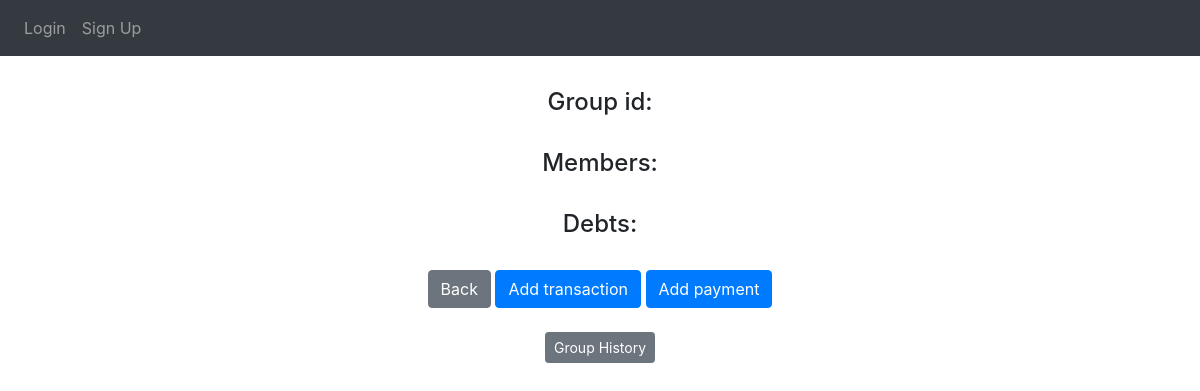
The app's page /mygroup?groupID=3, older data.
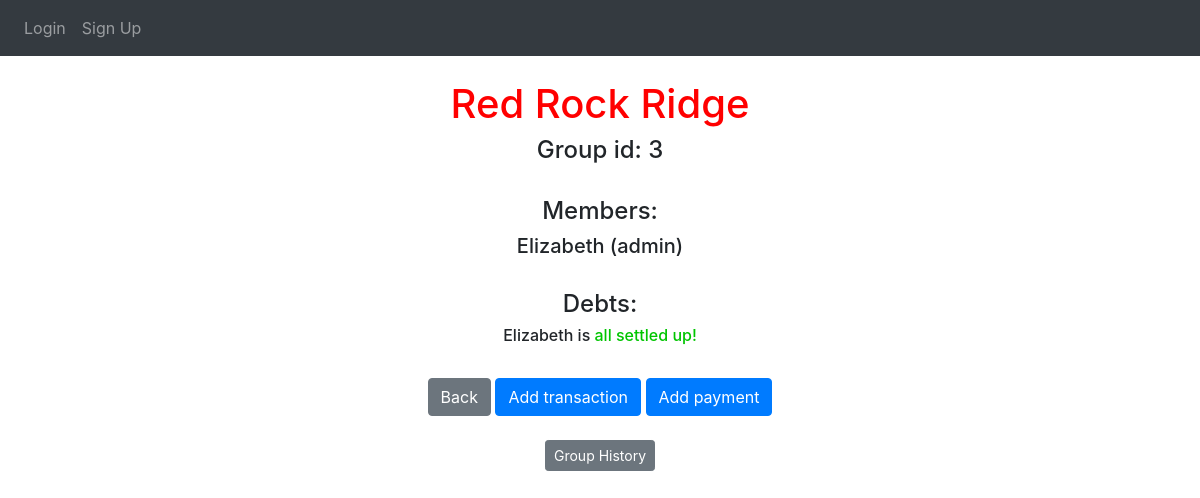
The same page, newer data.
### website/models.py (models this page shows, shortened)
class Group(db.Model):
    id = db.Column(db.Integer, primary_key=True)
    admin_id = db.Column(db.Integer)
    group_name = db.Column(db.String(30), nullable=False)
    date_created = db.Column(db.DateTime(timezone=True), default=func.now())
    transactions = db.relationship('Transaction')
    payments = db.relationship('Payment')
    def calculate_debts(self, member):
        total_paid = 0
        total_borrowed = 0
        for transaction in self.transactions:
            if transaction.payer_id == member.id:
                total_paid += transaction.amount
            total_borrowed += (transaction.amount / len(self.members))
        overall = total_paid - total_borrowed
        for payment in self.payments:
            if payment.payer_id == member.id:
                overall += payment.amount
            if payment.recipient_id == member.id:
                overall -= payment.amount
        overall = round(overall, 2)
        return_list = [overall]
        if overall == 0:
            return_list.append(0)
        elif overall < 0:
            return_list.append(-1)
        elif overall > 0:
            return_list.append(1)
        return_list[0] = "{:,.2f}".format(abs(overall))
        return return_list

class User(db.Model, UserMixin):
    id = db.Column(db.Integer, primary_key=True)
    username = db.Column(db.String(200), nullable=False)
    email = db.Column(db.String(150), unique=True)
    password = db.Column(db.String(150))
    date_created = db.Column(db.DateTime(timezone=True), default=func.now())
    groups = db.relationship('Group', secondary=group_member, backref="members")

### website/views.py (the view)
@views.route('mygroup', methods=["GET"])
def show_group():
    if request.method == "GET":
        group_id = request.args['groupID']
        group = Group.query.filter_by(id=group_id).first()
        return render_template("group.html", user=current_user, group=group)

### website/templates/group.html (shortened to what this page needs)
{% extends "base.html" %} {% block title %}Home{% endblock %} {% block content %}
<div class="container" align="center">
  <br><h1 align="center"><span style="color: red;">{{ group.group_name }}</span></h1>
  <h4>Group id: {{ group.id }}</h4><br>
  <h4>Members:</h4>
  {% for member in group.members %}
    {% if member.id == group.admin_id %}
      <h5>{{ member.username }} (admin)</h5>
    {% else %}
      <h5>{{ member.username }}</h5>
    {% endif %}
  {% endfor %}<br>
  <h4>Debts:</h4>
  {% for member in group.members %}
    {% if group.calculate_debts(member)[1] == 0 %}
      <h6>{{member.username}} is <span style="color: rgb(0, 197, 0);">all settled up!</span></h6>
    {% endif %}
  {% endfor %}<br>
  <a class="btn btn-secondary" href="/" role="button">Back</a>
  <a class="btn btn-primary" href="/add-transaction?groupID={{ group.id }}" role="button">Add transaction</a>
  <a class="btn btn-primary" href="/add-payment?groupID={{ group.id }}" role="button">Add payment</a><br><br>
  <a class="btn btn-secondary btn-sm" href="/see-transactions?groupID={{ group.id }}" role="button">Group History</a>
</div>
{% endblock %}

Row changes from the older to the newer data that the page shows:
added Group: group_name "Red Rock Ridge", id "3"
now on this page (row unchanged): User: username "Elizabeth"
